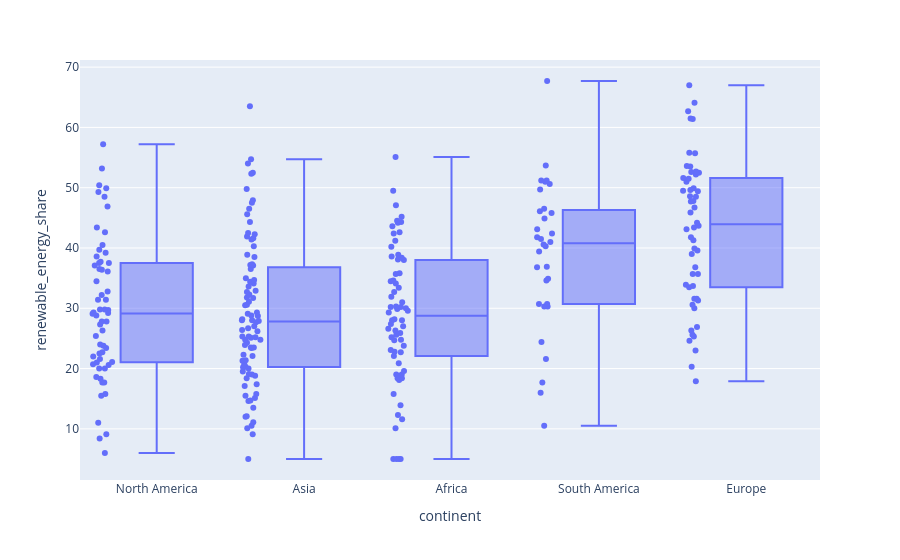

The code cell stored with this chart in its notebook:
### Code cell
fig = px.box(df , y='renewable_energy_share',
             x='continent',
             points='all')
fig.show()

### Figure 1 — Plotly figure (JSON) as saved in the notebook; plotly's stock layout.template omitted (floating-point values rounded to 4 significant figures; data arrays with more than 128 entries replaced by an {"elided": "..."} marker saying what was removed)
{"data": [{"alignmentgroup": "True", "boxpoints": "all", "hovertemplate": "continent=%{x}<br>renewable_energy_share=%{y}<extra></extra>", "legendgroup": "", "marker": {"color": "#636efa"}, "name": "", "notched": false, "offsetgroup": "", "orientation": "v", "showlegend": false, "type": "box", "x": {"elided": "300 str values"}, "x0": " ", "xaxis": "x", "y": {"elided": "300 float values"}, "y0": " ", "yaxis": "y"}], "layout": {"boxmode": "group", "legend": {"tracegroupgap": 0}, "margin": {"t": 60}, "xaxis": {"anchor": "y", "domain": [0, 1], "title": {"text": "continent"}}, "yaxis": {"anchor": "x", "domain": [0, 1], "title": {"text": "renewable_energy_share"}}}}
